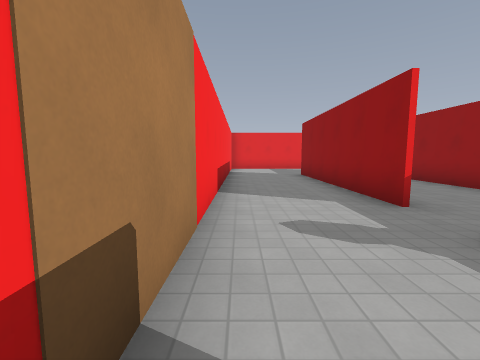
[1] (above)

23 first-person views from a walk through a level from a Godot 3-D game. The camera is 1.4 m above the floor, tilts 6° down and sees 90° across. The floor is counted in squares, 1.8 m on a side. Each view is taken from the middle of a square. On the plan, view 1 faces up. The plan holds only what a view shows up to about 9 squares ahead; the rest is blank. The place goes on beyond the plan. Characters and animated objects are left out. Door leaves are left out where a doorway can be walked through. Surface patterns are stand-ins for the level's own textures.

[2]
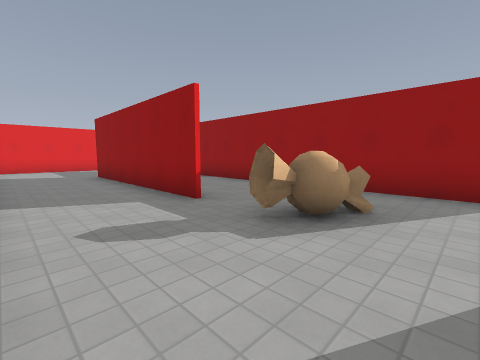

[3]
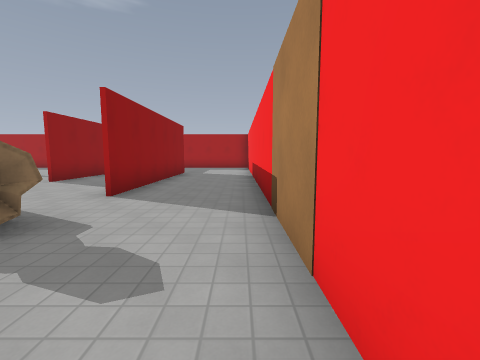

[4]
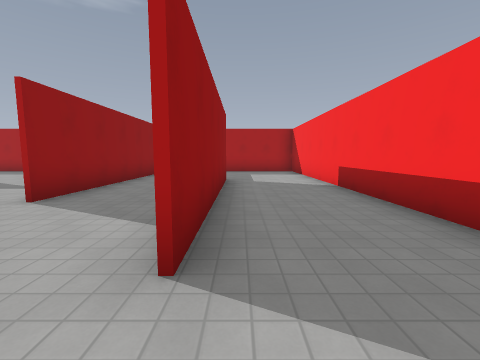

[5]
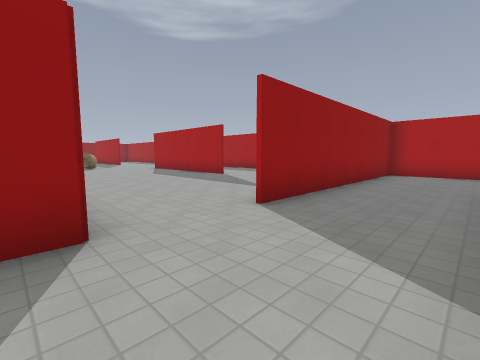

[6]
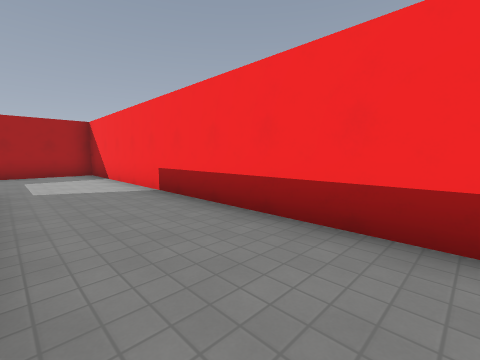

[7]
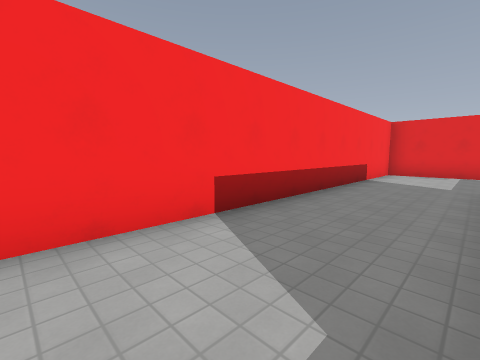

[8]
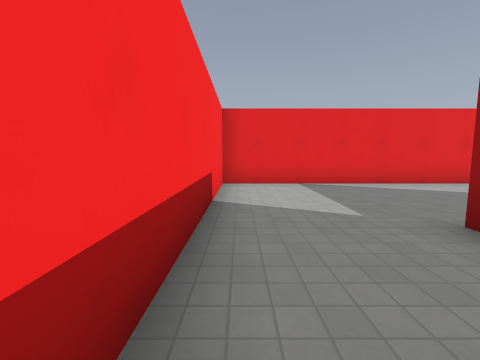

[9]
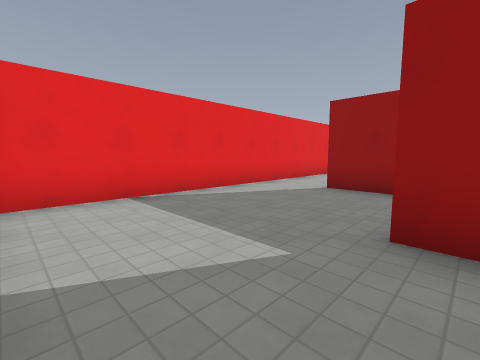

[10]
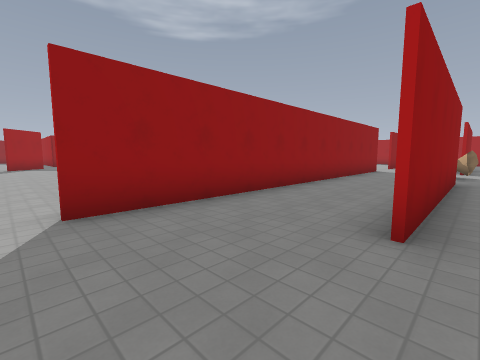

[11]
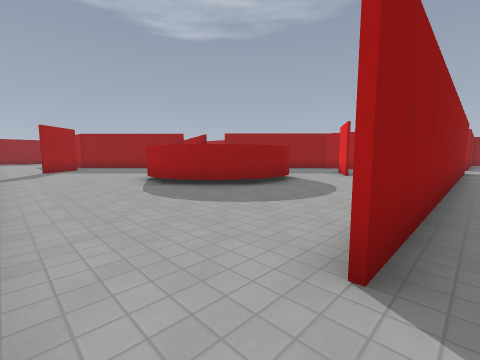

[12]
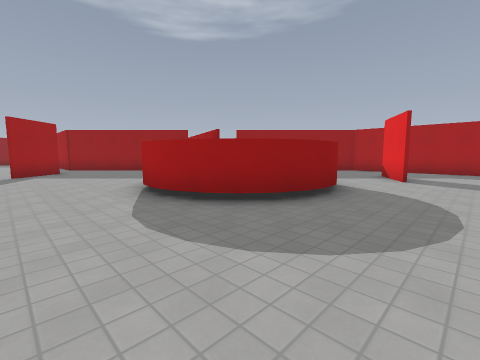

[13]
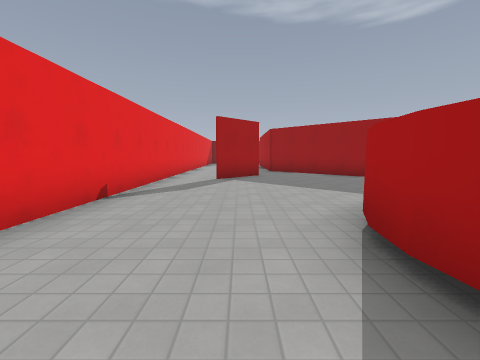

[14]
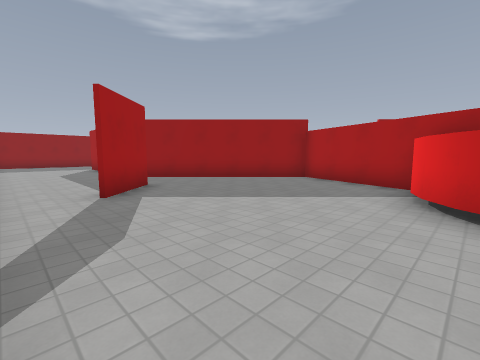

[15]
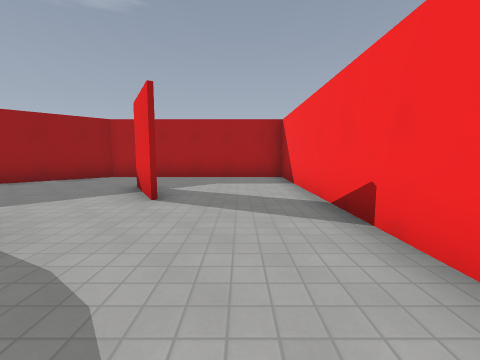

[16]
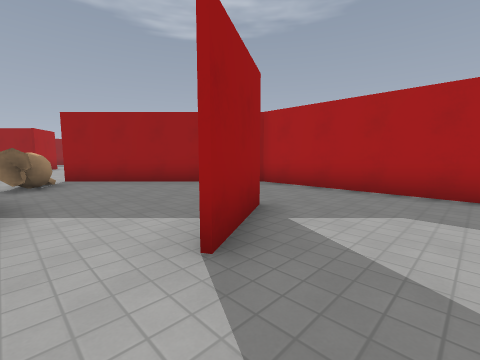

[17]
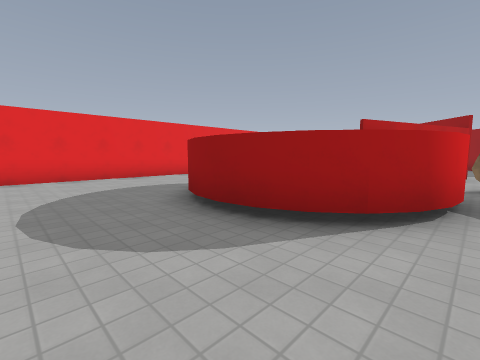

[18]
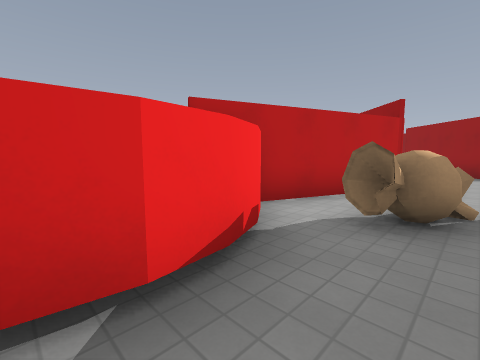

[19]
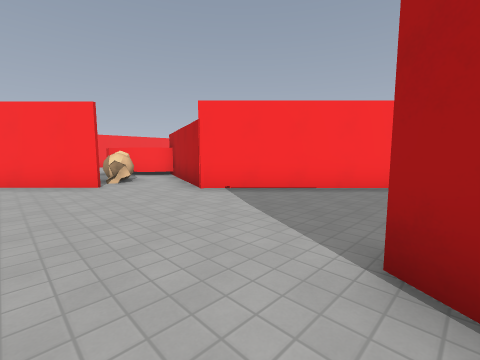

[20]
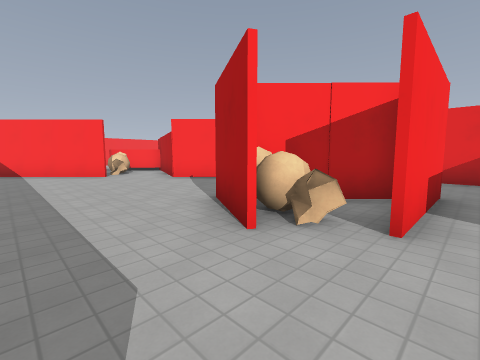

[21]
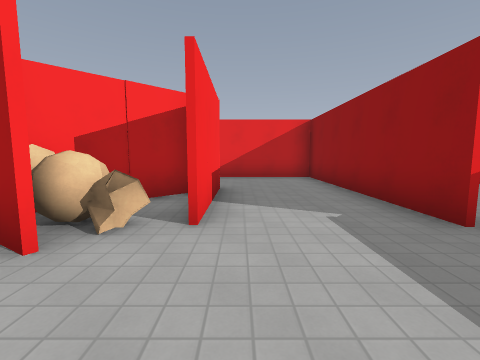

[22]
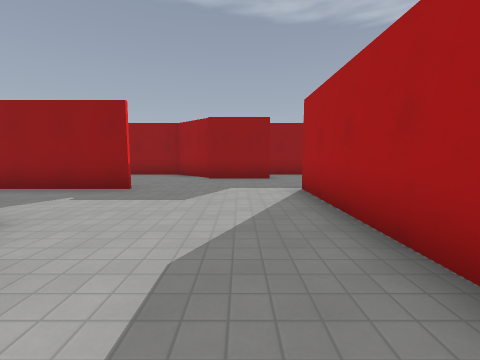

[23]
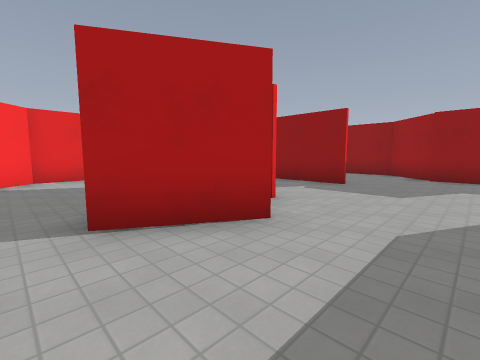

### Floor plan
Ten units are one square. View 1 is at (0, 0); x grows to the right and y downward. Boxes are objects, and circles mark ways between rooms. Rooms are numbered by the first view taken in them; rooms with no view inside come last. Other rooms are left out.
<svg viewBox="-10 -140 314 249">
<path fill="none" stroke="#000" d="M24 65 24 4M54 6 54 -24M32 -12 28 -11 23 -16 20 -15 24 -16M22 -21 26 -18M-5 -16 -5 104 54 104 54 29M24 -16 21 -17M24 -35 24 -96M55 -135 -5 -135 -5 -16M54 -24 54 -116M103 -96 112 -100 121 -98 128 -96M98 -92 105 -98 115 -99M94 -87 98 -93M92 -68 91 -76M132 -92 136 -87M135 -88 138 -81M94 -63 90 -72 92 -81 94 -88M98 -58 94 -64M140 -67 173 -54 204 -85M55 -66 55 4 94 4M94 -21 84 -39M175 -135 55 -135M191 -103 176 -118M115 -51 108 -52M85 -39 95 -22M135 -45 139 -46M128 -55 121 -52 112 -51 103 -54 97 -59M140 -43 141 -46 134 -45M140 -47 138 -51M133 -59 127 -54M94 4 114 4 156 -37M140 -42 140 -46M139 -46 135 -47M218 -39 229 -50M234 -36 233 -35M234 -35 228 -34M234 -28 215 -38M237 -33 235 -36M240 -59 222 -41M245 -65 245 -35M158 -36 130 -9M274 -35 274 -95 216 -95 174 -53 138 -66M232 -34 228 -34M238 -33 234 -35M240 -37 235 -36M299 0 299 -21M232 4 275 4"/>
<circle cx="-5" cy="-15" r="3" fill="#2a7"/>
<circle cx="22" cy="-28" r="3" fill="#2a7"/>
<circle cx="50" cy="-125" r="3" fill="#2a7"/>
<circle cx="90" cy="-15" r="3" fill="#2a7"/>
<circle cx="90" cy="-50" r="3" fill="#2a7"/>
<circle cx="245" cy="-25" r="3" fill="#2a7"/>
<text x="30" y="40">1</text>
<text x="30" y="-80">2</text>
<text x="100" y="-100">3</text>
<text x="110" y="-30">4</text>
<text x="210" y="-40">5</text>
<text x="270" y="-10">6</text>
</svg>
Room 1 opens to room 2. Room 2 opens to room 3. Room 3 opens to room 4. Room 5 opens to room 6.

Where each view was taken, in squares from view 1:
view 1: 0 up, 0 right, facing up
view 2: 0 up, 0 right, facing up-right
view 3: 4 up, 0 right, facing down
view 4: 1 up, 2 right, facing down
view 5: 0 up, 3 right, facing down-right
view 6: 0 up, 2 right, facing down-left
view 7: 3 up, 2 right, facing up-left
view 8: 7 up, 0 right, facing up
view 9: 9 up, 0 right, facing up-right
view 10: 12 up, 2 right, facing down-right
view 11: 13 up, 5 right, facing down-right
view 12: 12 up, 7 right, facing down-right
view 13: 11 up, 10 right, facing right
view 14: 13 up, 13 right, facing down-right
view 15: 8 up, 7 right, facing down
view 16: 5 up, 7 right, facing down-right
view 17: 5 up, 7 right, facing up-right
view 18: 4 up, 11 right, facing up-right
view 19: 2 up, 22 right, facing up-left
view 20: 1 up, 25 right, facing up-left
view 21: 1 up, 25 right, facing up
view 22: 1 up, 22 right, facing right
view 23: 1 up, 21 right, facing up-right
